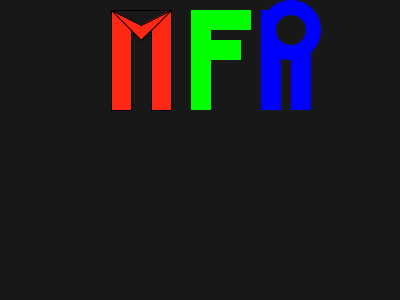
Frame 1 (no input)
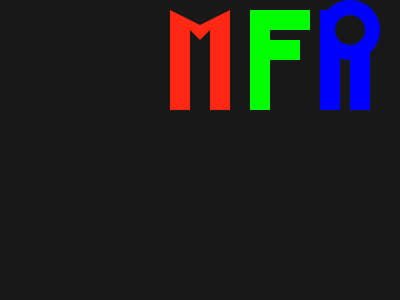
Frame 60 (the mouse pressed at the canvas centre just before this capture)
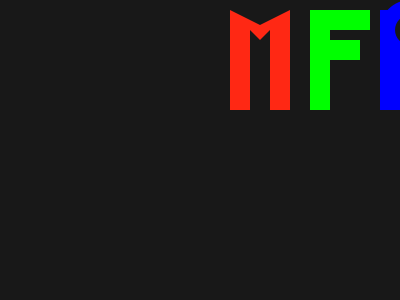
Frame 120 (the mouse held since frame 60 and released just before this capture)

The Processing sketch that drew these frames (run headless with seeded random() and noise(); from frame 60 on, the mouse is pressed at the canvas centre):

// Processing sketch: dayOne_moving
// ── dayOne_moving.pde
// The x files
// variable--position in memory where we store information

int  x= 100;

void setup(){
  println("yo");
  size (400,300);
  
}

void draw() {
              //Grey level
  background (24,24,24);
 
  x=x+1; 
  translate (x,0);
  
  //     R   G    B
  fill (255, 40, 20);
  
  //M
  rect (10,10,20,100);
  rect (50,10,20,100);
  triangle(10, 10, 40, 40, 70, 10);
  fill(24,24,24);
  triangle(10, 10, 40, 25, 70, 10);
  
  //F
  noStroke();
  fill (0, 255,0);
  rect (90,10,20,100);
  rect (90,10,60,20);
  rect (90,40,50,20);
   
   //R
   fill (0,0,255);
   rect (160,10,20,100);
   ellipse(190, 30, 60, 60);
   rect (190,10,20,100);
    
   fill (24,24,24);
   ellipse(190, 30, 30, 30);
   
   fill (255,0,0);
   
   //arc(300, 55, 50, 50, 0, HALF_PI);
   
   //fill (255,0,0);
   //arc(300, 10, 70, 60, HALF_PI, PI);
   
   //fill (255,30,0);
   //arc(300, 60, 20, 20, PI, PI+QUARTER_PI);
   //arc(255, 155, 80, 80, PI+QUARTER_PI, TWO_PI);
   
   
}
